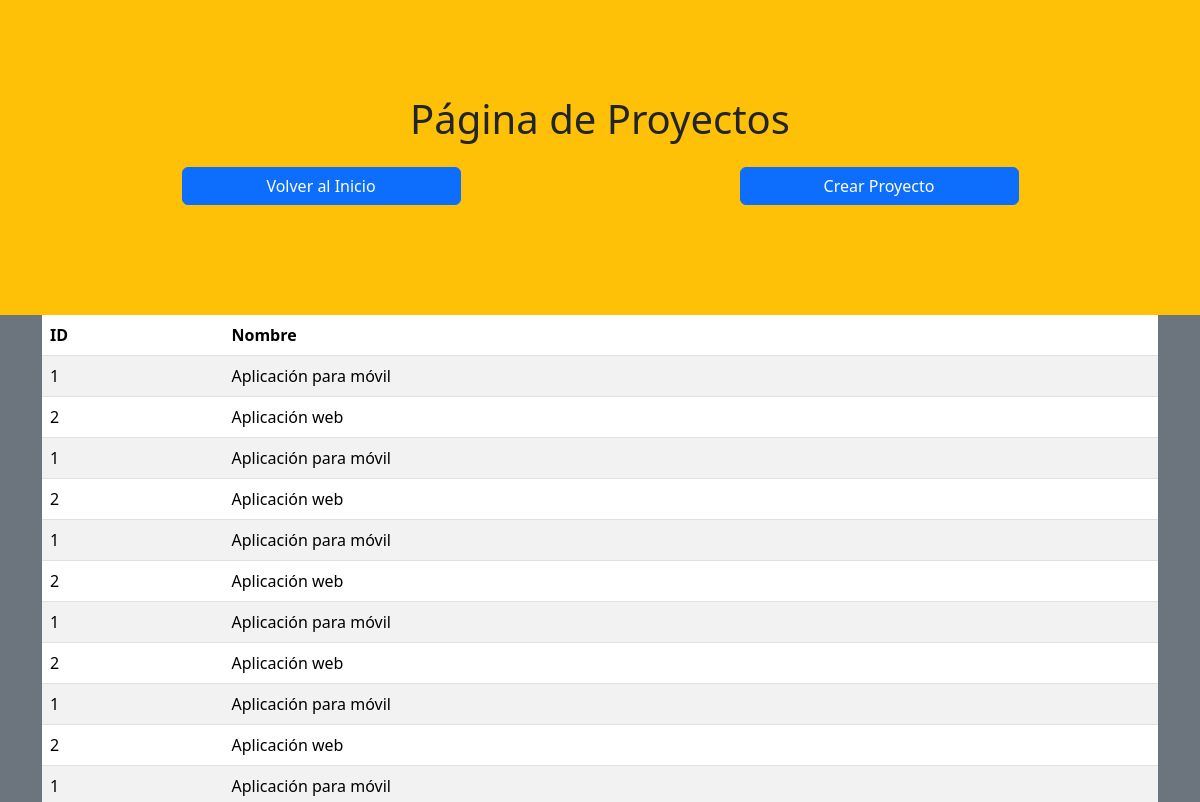
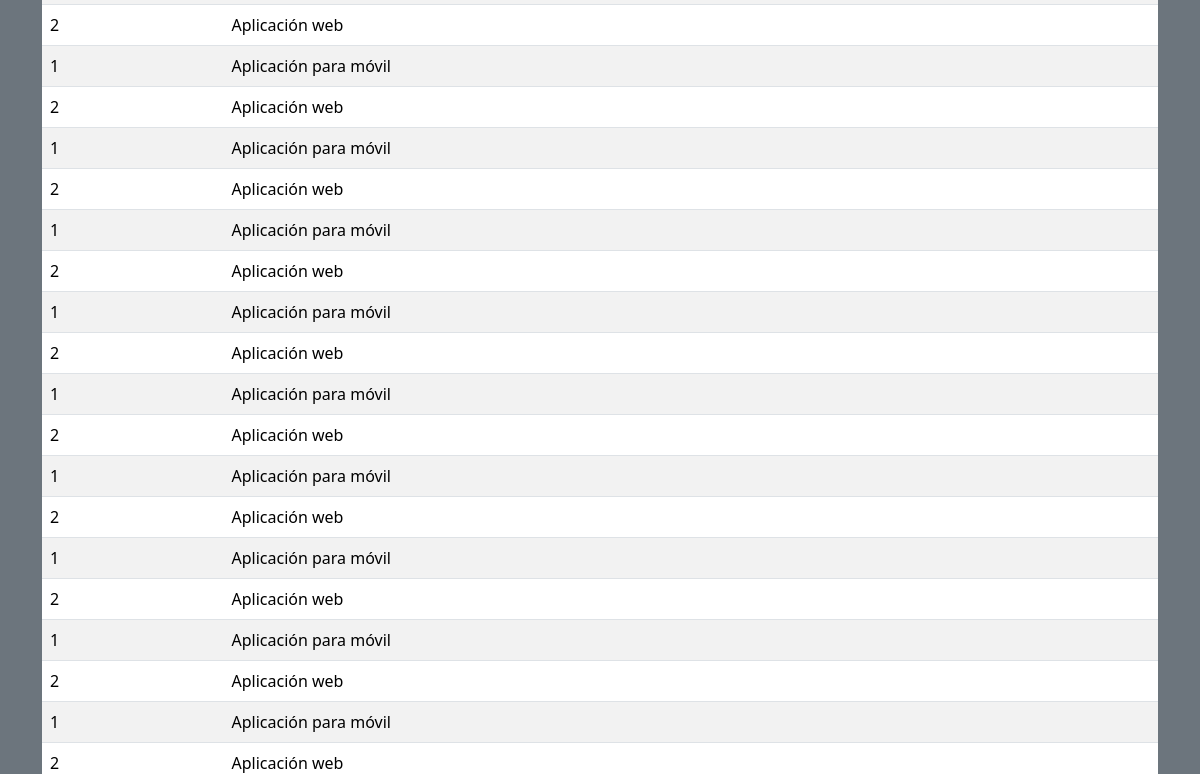
Before: /ver_proyectos/ with the older database file (2 pictures, top to bottom).
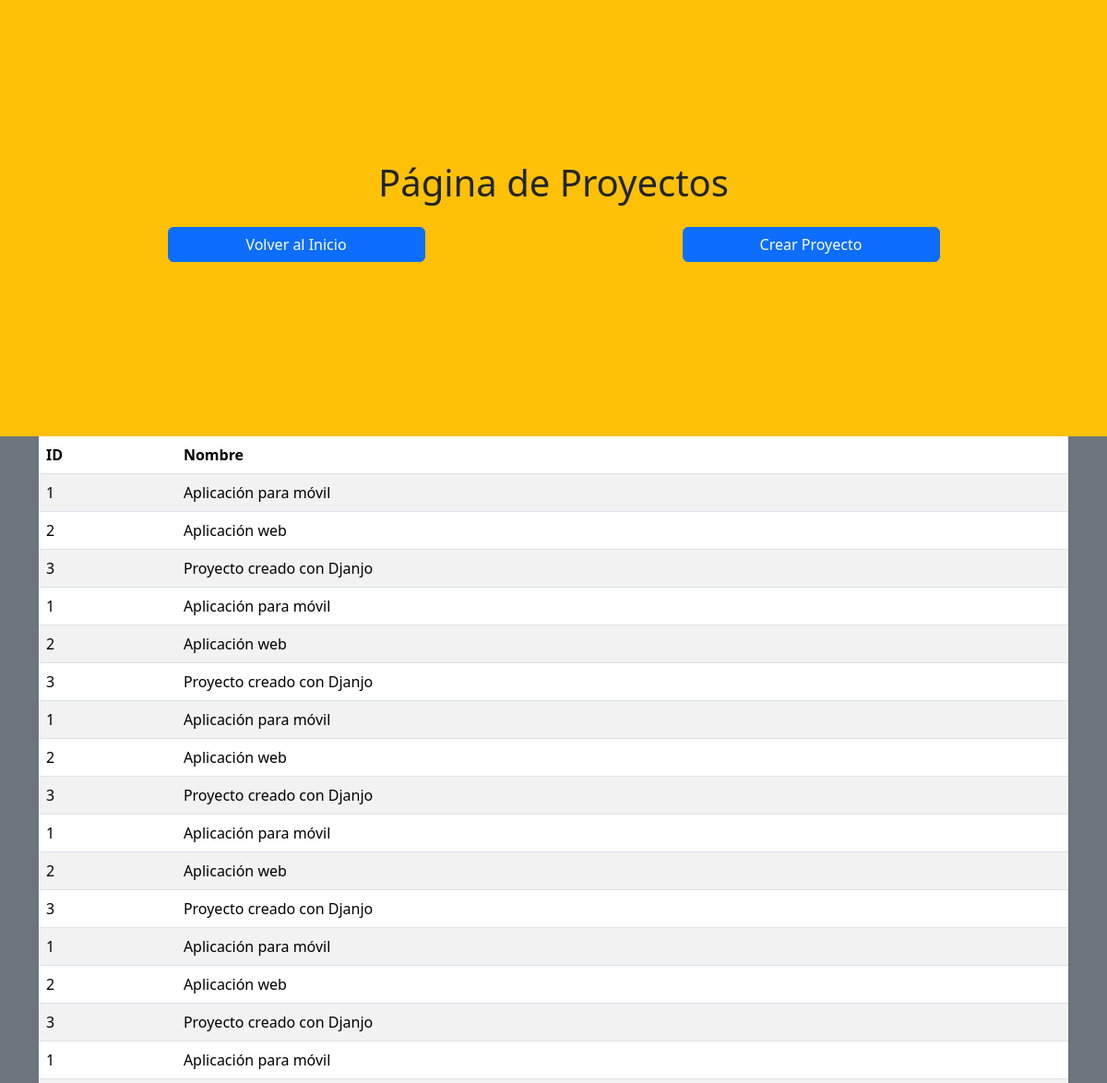
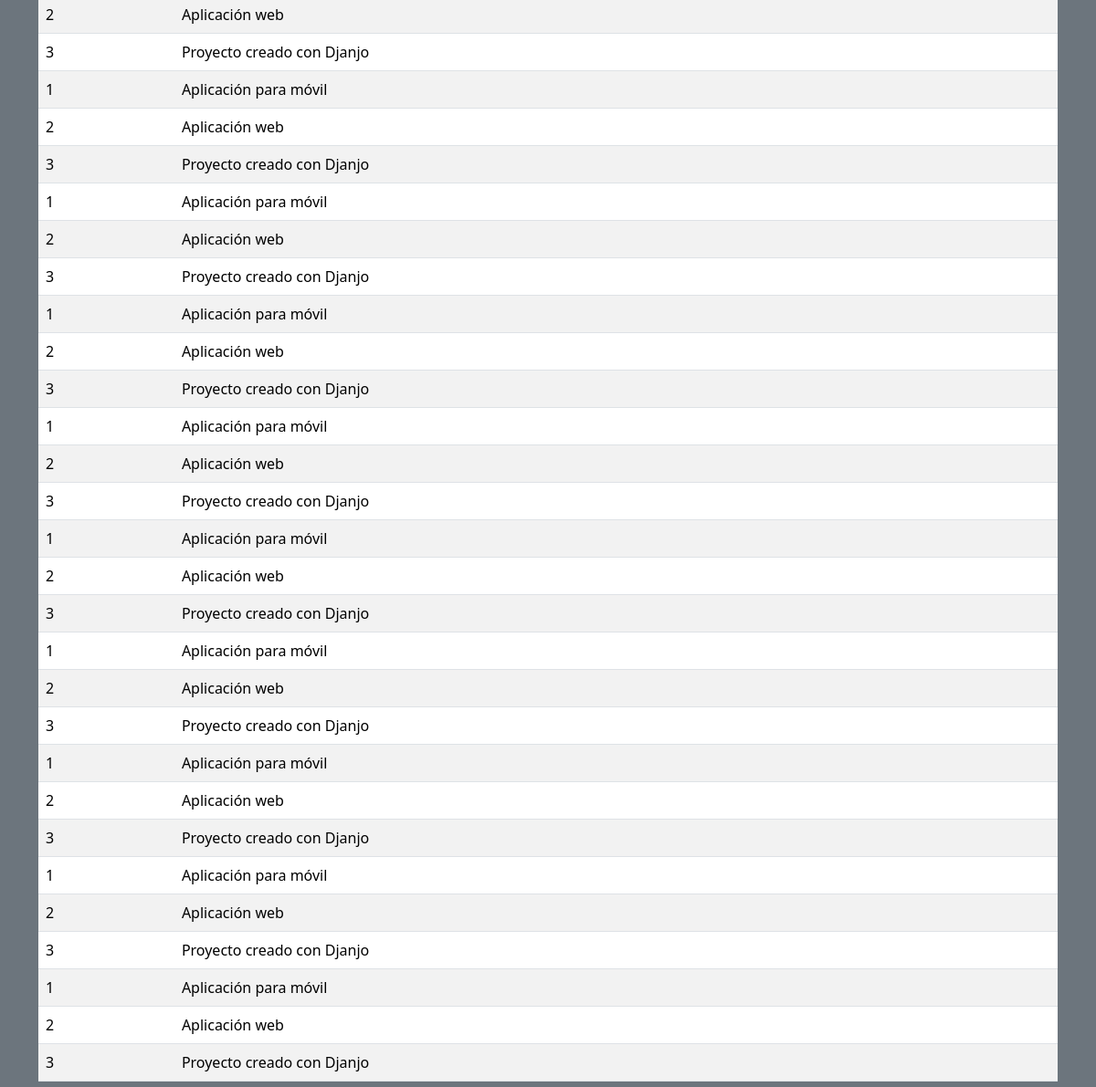
After: the same page with the newer database file (2 pictures, top to bottom).
### miapp01/models.py (models this page shows, shortened)
class Proyecto(models.Model):
    nombre = models.CharField(max_length=250)
    descripcion = models.TextField()

### miapp01/views.py (the view)
# urls.py: path("ver_proyectos/", views.ver_proyectos, name="ver_proyectos"),
def ver_proyectos(request):
    proyectos = Proyecto.objects.values()
    return render(
        request,
        "proyectos/ver_proyectos.html",
        {"proyectos": proyectos},
    )

### miapp01/templates/proyectos/ver_proyectos.html
{% extends "base.html" %} {% block title %} Ver Proyectos {% endblock %}
{% block content %} {% with matriz="111111111111111" %}
<header class="sticky-top bg-warning altura-20 d-flex align-items-center">
  <div class="container">
    <div class="row">
      <h1 class="text-center mb-4">Página de Proyectos</h1>
      <div class="justify-content-around d-flex">
        <a class="btn btn-primary mb-3 col-5 col-md-3" href="{% url 'index' %}">
          Volver al Inicio
        </a>
        <a
          class="btn btn-primary mb-3 col-5 col-md-3"
          href="{% url 'crear_proyecto' %}"
          >Crear Proyecto
        </a>
      </div>
    </div>
  </div>
</header>
<main class="overflow-y-auto altura-80 bg-secondary text-white">
  {% if proyectos %}
  <div class="container">
    <table class="table table-striped">
      <thead class="sticky-top">
        <tr>
          <th>ID</th>
          <th>Nombre</th>
        </tr>
      </thead>
      <tbody>
        {% for veces in matriz %}
        {% for proyecto in proyectos %}
        <tr>
          <td>{{ proyecto.id }}</td>
          <td>{{ proyecto.nombre }}</td>
        </tr>
        {% endfor %}
        {% endfor %}
      </tbody>
    </table>
  </div>
  {% else %}
  <p>No hay proyectos disponibles.</p>
  {% endif %}
</main>
{% endwith %} {% endblock %}

### miapp01/templates/base.html (shortened to what this page needs)
<!doctype html>
<html lang="en">
  <head>
    <link
      href="https://cdn.jsdelivr.net/npm/bootstrap@5.3.2/dist/css/bootstrap.min.css"
      rel="stylesheet"
    />
    <link rel="stylesheet" href="../static/css/miapp01.css?v=1.1" />
  </head>
  <body class="overflow-hidden altura-100">
    {% block content %} {% endblock %}
  </body>
</html>

### miapp01/static/css/miapp01.css (style rules this page uses)
.altura-100 { height: 100vh; }
.altura-80 { height: 80vh; }
.altura-20 { height: 20vh; }

Changed rows visible on the page:
added Proyecto: id "3", nombre "Proyecto creado con Djanjo"
